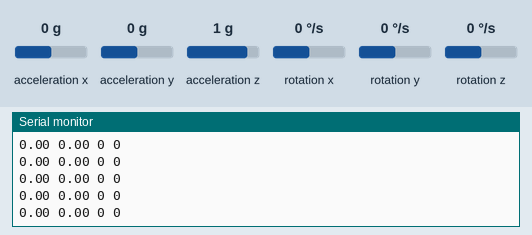
Bench run of a sketch on a simulated Arduino Uno, built with avr-gcc and run on an emulated ATmega328P. Shown: the last lines printed to the serial monitor. Wiring (inferred from the names in the program): MPU-6050 motion sensor at I2C address 0x69. The inputs (shaded band) are chosen by the test bench; at power-on: acceleration x 0 g, acceleration y 0 g, acceleration z 1 g, rotation x 0 °/s, rotation y 0 °/s, rotation z 0 °/s.

Above: at 8.5 s.
8.6 s: acceleration x set to -1.4 g
At 8.69 s:
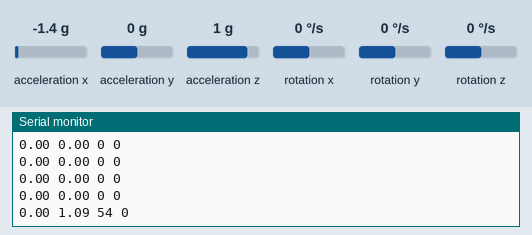
10.1 s: acceleration y set to -1.4 g
At 10.17 s:
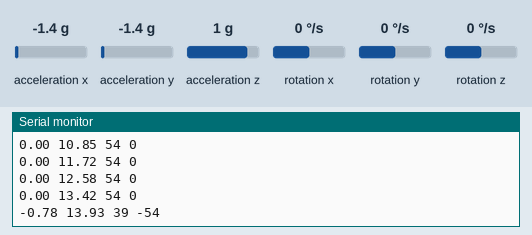
11.6 s: acceleration z set to -1.4 g
At 11.65 s:
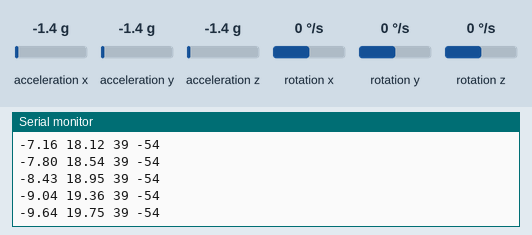
13.1 s: rotation x set to -192 °/s
At 13.14 s:
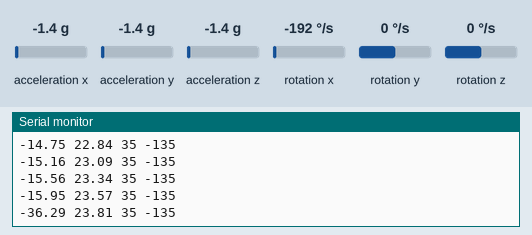
14.6 s: rotation y set to -192 °/s
At 14.62 s:
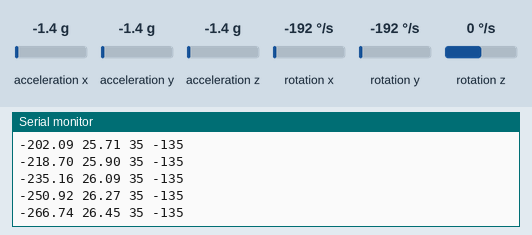
Timing chart, 0 to 17.1 s (numbered marks = the images above; inputs shaded):
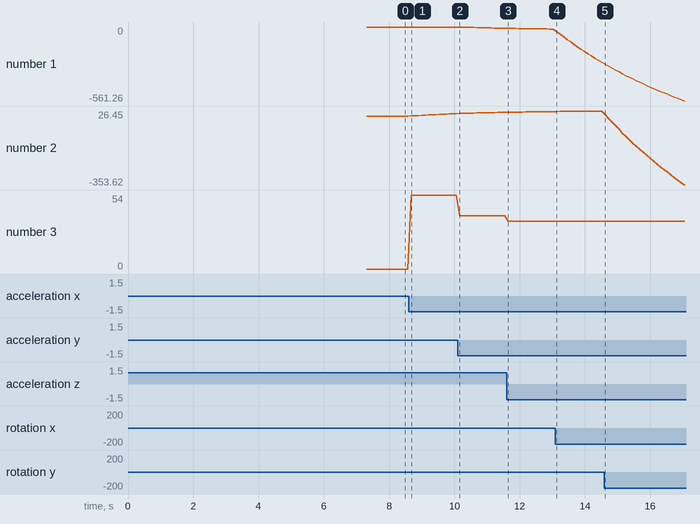

Measured:
- after the input at 8.6 s, the serial monitor: prints a new line after 0.08 s (image 1)
- after the input at 10.1 s, the serial monitor: prints a new line after 0.07 s (image 2)
- after the input at 13.1 s, the serial monitor: prints a new line at once (image 4)
- plotted number 1: 0 → -9.64 after the input at 10.1 s, -9.64 → -15.95 after the input at 11.6 s, -15.95 → -266.74 after the input at 13.1 s, -266.74 → -561.26 after the input at 14.6 s
- plotted number 2: 0 → 13.42 after the input at 8.6 s, 13.42 → 19.75 after the input at 10.1 s, 19.75 → 23.57 after the input at 11.6 s, 26.45 → -353.62 after the input at 14.6 s
- plotted number 3: 0 → 54 after the input at 8.6 s, 54 → 39 after the input at 10.1 s, 39 → 35 after the input at 11.6 s

The sketch:

sketch_aug01a.ino
```cpp
#include <Wire.h>

#include <MPU6050_tockn.h>
MPU6050_tockn mpu6050_1(Wire);

#include <MPU6050.h>
MPU6050 mpu6050_2;
unsigned long timer = 0;
float timeStep = 0.01;

void setup() {
  Serial.begin(115200);
  Wire.begin();
  mpu6050_1.begin();
  mpu6050_1.calcGyroOffsets(true);


  while (!mpu6050_2.begin(MPU6050_SCALE_2000DPS, MPU6050_RANGE_2G))
  {
    Serial.println("Could not find a valid MPU6050 sensor, check wiring!");
    delay(500);
  }

}

void loop() {

  //MPU 1
  mpu6050_1.update();
//  Serial.print("aX "); Serial.print(mpu6050_1.getAccX());
//  Serial.print(" aY "); Serial.print(mpu6050_1.getAccY());
//  Serial.print(" aZ "); Serial.print(mpu6050_1.getAccZ());
//
//  Serial.print(" gX "); Serial.print(mpu6050_1.getGyroX());
//  Serial.print(" gY "); Serial.print(mpu6050_1.getGyroY());
//  Serial.print(" gZ "); Serial.print(mpu6050_1.getGyroZ());
//
//  Serial.print(" X "); Serial.print(mpu6050_1.getAngleX());
//  Serial.print(" Y "); Serial.print(mpu6050_1.getAngleY());
//  Serial.print(" Z "); Serial.print(mpu6050_1.getAngleZ());


  //--------------------MPU 2
  Vector normAccel = mpu6050_2.readNormalizeAccel();
  Vector normGyro = mpu6050_2.readNormalizeGyro();

  int pitch = -(atan2(normAccel.XAxis, sqrt(normAccel.YAxis*normAccel.YAxis + normAccel.ZAxis*normAccel.ZAxis))*180.0)/M_PI;
  int roll = (atan2(normAccel.YAxis, normAccel.ZAxis)*180.0)/M_PI;
  int yaw = yaw + normGyro.ZAxis * timeStep;

//  Serial.print("aX ");
//  Serial.print(normAccel.XAxis);
//  Serial.print(" aY ");
//  Serial.print(normAccel.YAxis);
//  Serial.print(" aZ ");
//  Serial.s(normAccel.ZAxis);
//
//  Serial.print(" gX ");
//  Serial.print(normGyro.XAxis);
//  Serial.print(" gY ");
//  Serial.print(normGyro.YAxis);
//  Serial.print(" gZ ");
//  Serial.print(normGyro.ZAxis);
//
//  Serial.print(" X "); Serial.print(pitch);
//  Serial.print(" Y "); Serial.println(roll);

  //Serial Plotter
  Serial.print(mpu6050_1.getAngleX()); Serial.print(" ");
  Serial.print(mpu6050_1.getAngleY()); Serial.print(" ");
  Serial.print(pitch); Serial.print(" ");
  Serial.print(roll); Serial.println(" ");

  delay(100);
}
```
